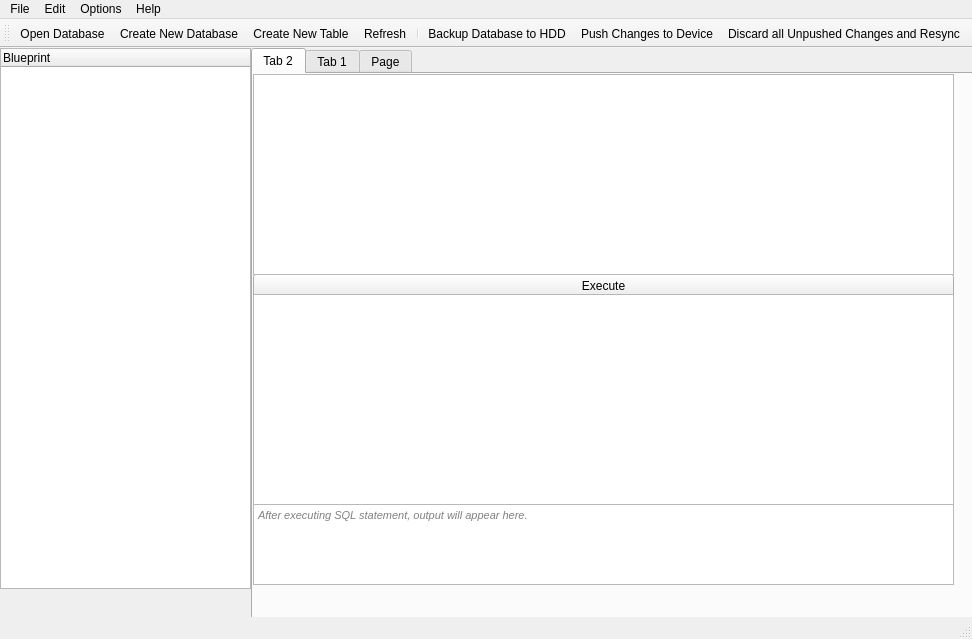
<?xml version="1.0" encoding="UTF-8"?>
<ui version="4.0">
 <class>MainWindow</class>
 <widget class="QMainWindow" name="MainWindow">
  <property name="geometry">
   <rect>
    <x>0</x>
    <y>0</y>
    <width>972</width>
    <height>639</height>
   </rect>
  </property>
  <property name="minimumSize">
   <size>
    <width>935</width>
    <height>639</height>
   </size>
  </property>
  <property name="maximumSize">
   <size>
    <width>9359</width>
    <height>6399</height>
   </size>
  </property>
  <property name="windowTitle">
   <string>MainWindow</string>
  </property>
  <widget class="QWidget" name="centralWidget">
   <widget class="QTreeWidget" name="trwDatabaseExplorer">
    <property name="enabled">
     <bool>true</bool>
    </property>
    <property name="geometry">
     <rect>
      <x>0</x>
      <y>0</y>
      <width>251</width>
      <height>541</height>
     </rect>
    </property>
    <column>
     <property name="text">
      <string notr="true">Blueprint</string>
     </property>
    </column>
   </widget>
   <widget class="QTabWidget" name="tabWidget">
    <property name="geometry">
     <rect>
      <x>251</x>
      <y>0</y>
      <width>935</width>
      <height>659</height>
     </rect>
    </property>
    <property name="layoutDirection">
     <enum>Qt::LeftToRight</enum>
    </property>
    <property name="currentIndex">
     <number>0</number>
    </property>
    <widget class="QWidget" name="tab_2">
     <property name="toolTip">
      <string/>
     </property>
     <property name="inputMethodHints">
      <set>Qt::ImhNone</set>
     </property>
     <attribute name="title">
      <string>Tab 2</string>
     </attribute>
     <widget class="QPushButton" name="btnExecute">
      <property name="geometry">
       <rect>
        <x>0</x>
        <y>200</y>
        <width>701</width>
        <height>23</height>
       </rect>
      </property>
      <property name="text">
       <string>Execute</string>
      </property>
     </widget>
     <widget class="QPlainTextEdit" name="teSqlInput">
      <property name="geometry">
       <rect>
        <x>0</x>
        <y>0</y>
        <width>701</width>
        <height>201</height>
       </rect>
      </property>
      <property name="minimumSize">
       <size>
        <width>701</width>
        <height>201</height>
       </size>
      </property>
      <property name="maximumSize">
       <size>
        <width>701</width>
        <height>201</height>
       </size>
      </property>
     </widget>
     <widget class="QTextBrowser" name="tbSqlOutput">
      <property name="geometry">
       <rect>
        <x>0</x>
        <y>430</y>
        <width>701</width>
        <height>81</height>
       </rect>
      </property>
      <property name="styleSheet">
       <string notr="true">color:gray;</string>
      </property>
      <property name="html">
       <string>&lt;!DOCTYPE HTML PUBLIC &quot;-//W3C//DTD HTML 4.0//EN&quot; &quot;http://www.w3.org/TR/REC-html40/strict.dtd&quot;&gt;
&lt;html&gt;&lt;head&gt;&lt;meta name=&quot;qrichtext&quot; content=&quot;1&quot; /&gt;&lt;style type=&quot;text/css&quot;&gt;
p, li { white-space: pre-wrap; }
&lt;/style&gt;&lt;/head&gt;&lt;body style=&quot; font-family:'MS Shell Dlg 2'; font-size:8.25pt; font-weight:400; font-style:normal;&quot;&gt;
&lt;p style=&quot; margin-top:0px; margin-bottom:0px; margin-left:0px; margin-right:0px; -qt-block-indent:0; text-indent:0px;&quot;&gt;&lt;span style=&quot; font-style:italic;&quot;&gt;After executing SQL statement, output will appear here.&lt;/span&gt;&lt;/p&gt;&lt;/body&gt;&lt;/html&gt;</string>
      </property>
     </widget>
     <widget class="QTableWidget" name="tblExecute">
      <property name="geometry">
       <rect>
        <x>0</x>
        <y>220</y>
        <width>701</width>
        <height>211</height>
       </rect>
      </property>
     </widget>
    </widget>
    <widget class="QWidget" name="tab">
     <attribute name="title">
      <string>Tab 1</string>
     </attribute>
     <widget class="QTableWidget" name="tblBrowse">
      <property name="geometry">
       <rect>
        <x>10</x>
        <y>40</y>
        <width>691</width>
        <height>481</height>
       </rect>
      </property>
     </widget>
     <widget class="QWidget" name="layoutWidget">
      <property name="geometry">
       <rect>
        <x>350</x>
        <y>10</y>
        <width>195</width>
        <height>25</height>
       </rect>
      </property>
      <layout class="QHBoxLayout" name="horizontalLayout_2">
       <item>
        <widget class="QPushButton" name="btninsertNewRecord">
         <property name="text">
          <string>Insert New Record(s)</string>
         </property>
        </widget>
       </item>
       <item>
        <widget class="QPushButton" name="btnDeleteRecord">
         <property name="text">
          <string>Delete Record</string>
         </property>
        </widget>
       </item>
      </layout>
     </widget>
     <widget class="QWidget" name="layoutWidget">
      <property name="geometry">
       <rect>
        <x>20</x>
        <y>10</y>
        <width>121</width>
        <height>22</height>
       </rect>
      </property>
      <layout class="QHBoxLayout" name="horizontalLayout_3">
       <item>
        <widget class="QLabel" name="label_2">
         <property name="text">
          <string>Table:</string>
         </property>
        </widget>
       </item>
       <item>
        <widget class="QComboBox" name="cbTableNames"/>
       </item>
      </layout>
     </widget>
     <zorder>layoutWidget</zorder>
     <zorder>layoutWidget</zorder>
     <zorder>tblBrowse</zorder>
    </widget>
    <widget class="QWidget" name="tab_3">
     <attribute name="title">
      <string>Page</string>
     </attribute>
     <widget class="QTableWidget" name="tblStructure">
      <property name="geometry">
       <rect>
        <x>0</x>
        <y>0</y>
        <width>701</width>
        <height>461</height>
       </rect>
      </property>
     </widget>
     <widget class="QWidget" name="layoutWidget">
      <property name="geometry">
       <rect>
        <x>0</x>
        <y>480</y>
        <width>441</width>
        <height>25</height>
       </rect>
      </property>
      <layout class="QHBoxLayout" name="horizontalLayout">
       <item>
        <widget class="QLabel" name="label">
         <property name="text">
          <string>Create New table:</string>
         </property>
        </widget>
       </item>
       <item>
        <widget class="QLineEdit" name="leTableName">
         <property name="placeholderText">
          <string>Name</string>
         </property>
        </widget>
       </item>
       <item>
        <widget class="QLineEdit" name="leNumberOfRows">
         <property name="placeholderText">
          <string>Number Of Rows</string>
         </property>
        </widget>
       </item>
       <item>
        <widget class="QPushButton" name="btnCreateTable">
         <property name="text">
          <string>Go</string>
         </property>
        </widget>
       </item>
      </layout>
     </widget>
    </widget>
   </widget>
  </widget>
  <widget class="QMenuBar" name="menuBar">
   <property name="geometry">
    <rect>
     <x>0</x>
     <y>0</y>
     <width>972</width>
     <height>21</height>
    </rect>
   </property>
   <widget class="QMenu" name="menuAndroid_SQLite_Editor">
    <property name="title">
     <string>File</string>
    </property>
    <addaction name="actionNew_Database"/>
    <addaction name="actionOpen_Database"/>
    <addaction name="actionChange_SDK_Location"/>
    <addaction name="separator"/>
    <addaction name="actionClose_Database"/>
    <addaction name="actionExit"/>
   </widget>
   <widget class="QMenu" name="menuFgvbf">
    <property name="title">
     <string>Edit</string>
    </property>
    <addaction name="actionCreate_Table"/>
    <addaction name="actionDelete_Table"/>
    <addaction name="actionRefresh"/>
    <addaction name="separator"/>
    <addaction name="actionBackupDb"/>
    <addaction name="actionWrite_Changes"/>
    <addaction name="actionDiscard_all_Unpushed_Changes_and_Resync"/>
   </widget>
   <widget class="QMenu" name="menuHelo">
    <property name="title">
     <string>Help</string>
    </property>
    <addaction name="actionAbout"/>
    <addaction name="actionWebsite"/>
    <addaction name="actionDeveloper"/>
    <addaction name="actionReport_Bug"/>
    <addaction name="actionCheck_for_updates"/>
   </widget>
   <widget class="QMenu" name="menuOptions">
    <property name="title">
     <string>Options</string>
    </property>
    <widget class="QMenu" name="menuDatabase_encoding">
     <property name="title">
      <string>Database encoding</string>
     </property>
     <addaction name="actionUTF_8"/>
     <addaction name="actionUTF_16"/>
    </widget>
    <addaction name="menuDatabase_encoding"/>
   </widget>
   <addaction name="menuAndroid_SQLite_Editor"/>
   <addaction name="menuFgvbf"/>
   <addaction name="menuOptions"/>
   <addaction name="menuHelo"/>
  </widget>
  <widget class="QToolBar" name="mainToolBar">
   <property name="iconSize">
    <size>
     <width>25</width>
     <height>25</height>
    </size>
   </property>
   <property name="toolButtonStyle">
    <enum>Qt::ToolButtonTextBesideIcon</enum>
   </property>
   <attribute name="toolBarArea">
    <enum>TopToolBarArea</enum>
   </attribute>
   <attribute name="toolBarBreak">
    <bool>false</bool>
   </attribute>
   <addaction name="actionOpen_Database"/>
   <addaction name="actionNew_Database"/>
   <addaction name="actionCreate_Table"/>
   <addaction name="actionRefresh"/>
   <addaction name="separator"/>
   <addaction name="actionBackupDb"/>
   <addaction name="actionWrite_Changes"/>
   <addaction name="actionDiscard_all_Unpushed_Changes_and_Resync"/>
  </widget>
  <widget class="QStatusBar" name="statusBar"/>
  <action name="actionOpen_Database">
   <property name="icon">
    <iconset resource="icons.qrc">
     <normaloff>:/toolbar/icons/dbOpen.png</normaloff>:/toolbar/icons/dbOpen.png</iconset>
   </property>
   <property name="text">
    <string>Open Database</string>
   </property>
   <property name="toolTip">
    <string>Open Existing Database</string>
   </property>
  </action>
  <action name="actionExit">
   <property name="text">
    <string>Exit</string>
   </property>
  </action>
  <action name="actionCreate_Table">
   <property name="icon">
    <iconset resource="icons.qrc">
     <normaloff>:/toolbar/icons/newTable.png</normaloff>:/toolbar/icons/newTable.png</iconset>
   </property>
   <property name="text">
    <string>Create New Table</string>
   </property>
  </action>
  <action name="actionEdit_Table">
   <property name="text">
    <string>Edit Table</string>
   </property>
  </action>
  <action name="actionDelete_Table">
   <property name="text">
    <string>Delete Table</string>
   </property>
  </action>
  <action name="actionUTF_8">
   <property name="text">
    <string>UTF-8</string>
   </property>
  </action>
  <action name="actionUTF_16">
   <property name="text">
    <string>UTF-16</string>
   </property>
  </action>
  <action name="actionAbout">
   <property name="text">
    <string>About</string>
   </property>
  </action>
  <action name="actionWebsite">
   <property name="text">
    <string>Website</string>
   </property>
  </action>
  <action name="actionDeveloper">
   <property name="text">
    <string>Developer</string>
   </property>
  </action>
  <action name="actionChange_SDK_Location">
   <property name="text">
    <string>Set Android SDK Location</string>
   </property>
  </action>
  <action name="actionCheck_for_updates">
   <property name="text">
    <string>Check for updates</string>
   </property>
  </action>
  <action name="actionRefresh">
   <property name="icon">
    <iconset resource="icons.qrc">
     <normaloff>:/icons/refresh.png</normaloff>:/icons/refresh.png</iconset>
   </property>
   <property name="text">
    <string>Refresh</string>
   </property>
   <property name="toolTip">
    <string>Refresh</string>
   </property>
  </action>
  <action name="actionReport_Bug">
   <property name="text">
    <string>Report Bug</string>
   </property>
  </action>
  <action name="actionBackupDb">
   <property name="text">
    <string>Backup Database to HDD</string>
   </property>
  </action>
  <action name="actionWrite_Changes">
   <property name="text">
    <string>Push Changes to Device</string>
   </property>
  </action>
  <action name="actionDiscard_all_Unpushed_Changes_and_Resync">
   <property name="text">
    <string>Discard all Unpushed Changes and Resync</string>
   </property>
  </action>
  <action name="actionClose_Database">
   <property name="text">
    <string>Close Database</string>
   </property>
  </action>
  <action name="actionNew_Database">
   <property name="icon">
    <iconset resource="icons.qrc">
     <normaloff>:/toolbar/icons/newDatabase.png</normaloff>:/toolbar/icons/newDatabase.png</iconset>
   </property>
   <property name="text">
    <string>Create New Database</string>
   </property>
  </action>
  <action name="actionSave">
   <property name="text">
    <string>Save</string>
   </property>
  </action>
  <action name="actionSave_As">
   <property name="text">
    <string>Save As...</string>
   </property>
  </action>
 </widget>
 <layoutdefault spacing="6" margin="11"/>
 <resources>
  <include location="icons.qrc"/>
 </resources>
 <connections/>
</ui>
